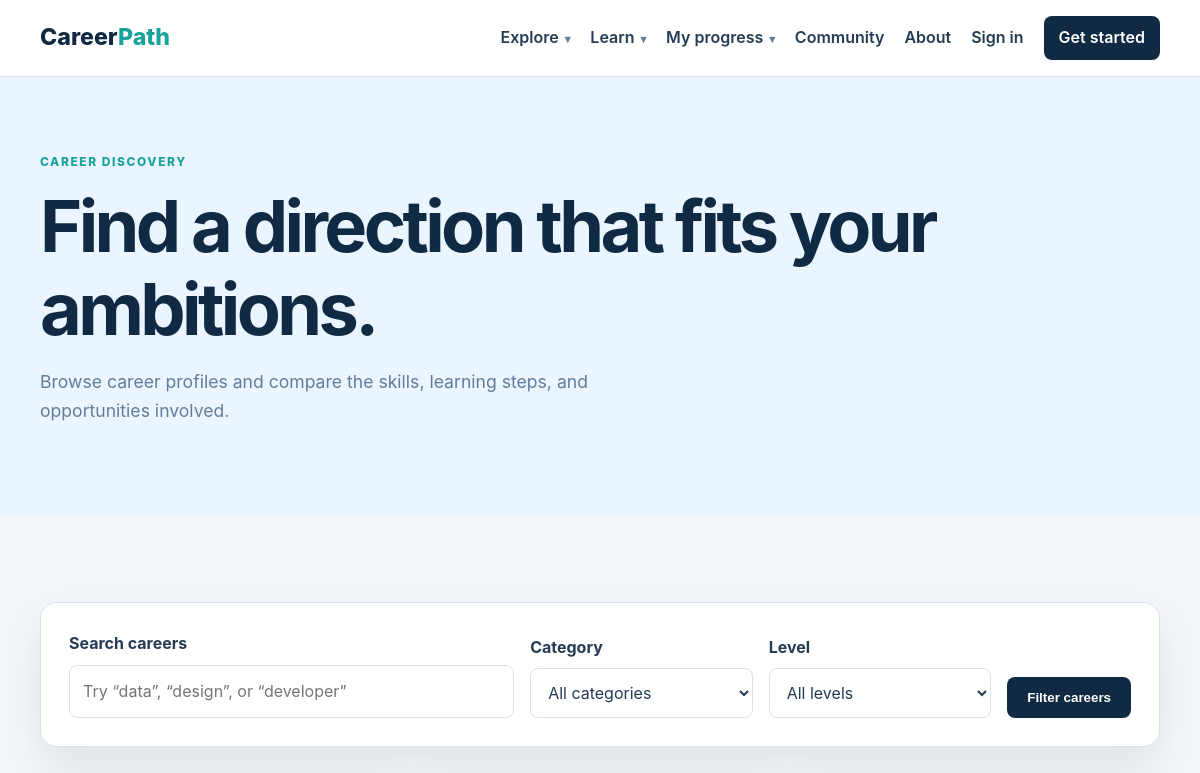
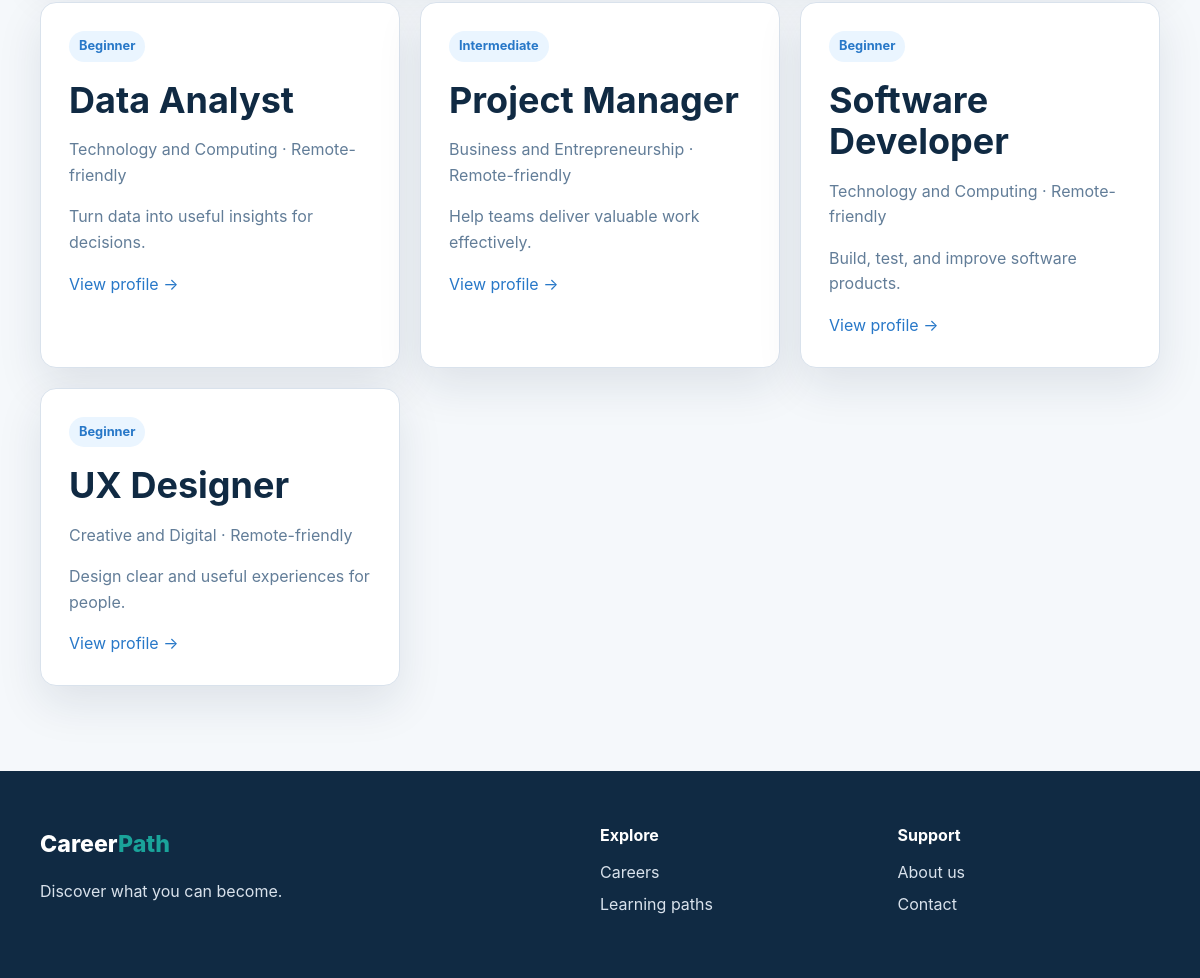
/public/?page=careers, run on the app's committed database (2 pictures, top to bottom).
### tables this page shows
CREATE TABLE careers (id BIGINT UNSIGNED AUTO_INCREMENT PRIMARY KEY, category_id INT UNSIGNED NULL, title VARCHAR(180) NOT NULL, slug VARCHAR(200) NOT NULL UNIQUE, summary TEXT NOT NULL, overview TEXT NOT NULL, level ENUM('beginner','intermediate','advanced') NOT NULL DEFAULT 'beginner', remote_friendly TINYINT(1) NOT NULL DEFAULT 0, created_at TIMESTAMP NOT NULL DEFAULT CURRENT_TIMESTAMP, FOREIGN KEY (category_id) REFERENCES career_categories(id) ON DELETE SET NULL, INDEX (category_id), FULLTEXT KEY career_search (title, summary, overview));

CREATE TABLE career_categories (id INT UNSIGNED AUTO_INCREMENT PRIMARY KEY, name VARCHAR(120) NOT NULL UNIQUE, slug VARCHAR(140) NOT NULL UNIQUE, description TEXT NULL);

### app/core/Helpers.php (called while the page is built, shortened)
<?php
function e(?string $value): string
{
    return htmlspecialchars($value ?? '', ENT_QUOTES | ENT_SUBSTITUTE, 'UTF-8');
}
function url(array $config, string $path = ''): string
{
    return rtrim($config['base_url'], '/') . '/' . ltrim($path, '/');
}
function asset(array $config, string $path): string
{
    return url($config, 'assets/' . ltrim($path, '/'));
}

### app/core/Auth.php (called while the page is built, shortened)
<?php
final class Auth
{
    public static function user(): ?array
    {
        return $_SESSION['user'] ?? null;
    }
    public static function check(): bool
    {
        return self::user() !== null;
    }
}

### app/core/Router.php (called while the page is built, shortened)
<?php
final class Router
{
    public static function page(): string
    {
        $page = (string) ($_GET['page'] ?? 'home');
        return preg_match('/^[a-z0-9-]+$/', $page) ? $page : '404';
    }
}

### public/index.php (the view, shortened to what this page needs)
<?php
$root = dirname(__DIR__);
$config = require $root . '/app/config/config.php';
require $root . '/app/core/Helpers.php';
require $root . '/app/core/Router.php';
require $root . '/app/core/Auth.php';
$page = Router::page();
$dbError = null;
$db = null;
$careers = [];
$engagementErrors = [];
if (in_array($page, ['home', 'register', 'login', 'forgot-password', 'reset-password', 'verify-email', 'dashboard', 'profile', 'admin', 'admin-path', 'users', 'moderation', 'community', 'challenges', 'planner', 'journal', 'transition', 'showcase', 'compare', 'settings', 'logout', 'careers', 'career', 'learning', 'path', 'articles', 'article', 'resources', 'assessment', 'contact'], true)) {
    try {
        $db = Database::connect($config);
    } catch (PDOException $exception) {
        $dbError = 'The database is not configured yet. Import the schema and configure your local database connection.';
    }
}
if (in_array($page, ['careers', 'career'], true) && $db instanceof PDO && $dbError === null) {
    if ($page === 'careers') {
        $search = trim((string) ($_GET['q'] ?? ''));
        $conditions = [];
        $parameters = [];
        $where = $conditions ? 'WHERE ' . implode(' AND ', $conditions) : '';
        $query = $db->prepare("SELECT c.id, c.title, c.slug, c.summary, c.level, c.remote_friendly, cc.name AS category_name FROM careers c LEFT JOIN career_categories cc ON cc.id = c.category_id $where ORDER BY c.title");
        $query->execute($parameters);
        $careers = $query->fetchAll();
    }
}
?>
<!doctype html>
<html lang="en">
<head>
    <link rel="stylesheet" href="<?= e(asset($config, 'css/app.css')) ?>">
</head>
<body>
<header class="site-header">
    <div class="container nav">
        <a class="brand" href="<?= e(url($config)) ?>">Career<span>Path</span></a>
        <nav id="primary-navigation" aria-label="Primary navigation">
            <details class="nav-group">
                <summary>Explore</summary>
            </details>
            <details class="nav-group">
                <summary>Learn</summary>
            </details>
            <details class="nav-group">
                <summary>My progress</summary>
            </details>
            <a href="<?= e(url($config, '?page=community')) ?>">Community</a>
            <a href="<?= e(url($config, '?page=about')) ?>">About</a>
            <?php if (Auth::check()): ?>
                <a class="button button-small" href="<?= e(url($config, '?page=dashboard')) ?>">Dashboard</a>
                <a href="<?= e(url($config, '?page=profile')) ?>">Account</a>
                <?php if ($page === 'admin' || $page === 'users' || ($db instanceof PDO && Auth::isAdministrator($db))): ?><a href="<?= e(url($config, '?page=admin')) ?>">Admin</a><?php endif; ?>
            <?php else: ?>
                <a href="<?= e(url($config, '?page=login')) ?>">Sign in</a>
                <a class="button button-small" href="<?= e(url($config, '?page=register')) ?>">Get started</a>
            <?php endif; ?>
        </nav>
    </div>
</header>
<main>
<?php if ($page === 'home'): ?>
    <section class="hero">
        <div class="container hero-grid">
            <div>
                <p class="eyebrow">Career clarity for the changing world</p>
                <h1>Discover what you can become.</h1>
                <p class="hero-copy">Explore meaningful careers, understand the skills they require, and follow a practical path toward your next opportunity.</p>
                <div class="actions">
                    <a class="button" href="<?= e(url($config, '?page=careers')) ?>">Explore careers</a>
                    <a class="button button-quiet" href="<?= e(url($config, '?page=assessment')) ?>">Discover your potential</a>
                </div>
            </div>
            <div class="hero-card">
                <p class="eyebrow">Your next step</p>
                <h2>Turn curiosity into capability.</h2>
                <p>Start with a career idea, identify the skills that matter, and build evidence through practical projects.</p>
                <div class="progress"><span></span></div>
                <small>Designed for steady, sustainable progress</small>
            </div>
        </div>
    </section>
    <section class="section">
        <div class="container">
            <div class="section-heading"><div><p class="eyebrow">Start exploring</p><h2>Career development with direction</h2></div><a href="<?= e(url($config, '?page=careers')) ?>">View all careers →</a></div>
            <div class="cards three">
                <article class="card"><span class="icon">01</span><h3>Explore careers</h3><p>Understand real responsibilities, skills, tools, and ways to enter different fields.</p></article>
                <article class="card"><span class="icon">02</span><h3>Build practical skills</h3><p>Follow structured learning paths with projects that turn knowledge into proof.</p></article>
                <article class="card"><span class="icon">03</span><h3>Prepare for change</h3><p>Develop adaptable human and technical skills for an AI-assisted workplace.</p></article>
            </div>
        </div>
    </section>
    <section class="section"><div class="container form-wrap"><div class="card"><p class="eyebrow">Stay informed</p><h2>Get useful career guidance.</h2><p>Receive occasional updates about new guides, learning paths, and resources.</p><?php if ($engagementErrors && ($_POST['action'] ?? '') === 'newsletter'): ?><div class="alert error"><ul><?php foreach ($engagementErrors as $error): ?><li><?= e($error) ?></li><?php endforeach; ?></ul></div><?php endif; ?><form class="content-search" method="post" action="<?= e(url($config)) ?>"><input type="hidden" name="_csrf" value="<?= e(CSRF::token()) ?>"><input type="hidden" name="action" value="newsletter"><label for="newsletter-email">Email address</label><input id="newsletter-email" name="email" type="email" value="<?= e($_POST['email'] ?? '') ?>" required><button class="button" type="submit">Subscribe</button></form></div></div></section>
<?php elseif ($page === 'careers'): ?>
    <section class="page-hero"><div class="container"><p class="eyebrow">Career discovery</p><h1>Find a direction that fits your ambitions.</h1><p>Browse career profiles and compare the skills, learning steps, and opportunities involved.</p></div></section>
    <section class="section"><div class="container">
        <?php if ($dbError): ?><div class="alert error"><?= e($dbError) ?></div><?php else: ?>
        <form class="search-panel filters" method="get" action="<?= e(url($config)) ?>">
            <div><label for="career-search">Search careers</label><input id="career-search" name="q" type="search" value="<?= e($search) ?>" placeholder="Try “data”, “design”, or “developer”"></div>
            <div><label for="career-category">Category</label><select id="career-category" name="category"><option value="">All categories</option></select></div>
            <div><label for="career-level">Level</label><select id="career-level" name="level"><option value="">All levels</option></select></div>
            <button class="button" type="submit">Filter careers</button>
        </form>
        <?php if (!$careers): ?><div class="empty-state"><h2>No careers found</h2><p>Try a broader search or remove one of the filters.</p></div><?php else: ?><div class="cards three"><?php foreach ($careers as $item): ?><article class="card"><span class="tag"><?= e(ucfirst($item['level'])) ?></span><h2><?= e($item['title']) ?></h2><p class="muted"><?= e($item['category_name'] ?? 'Career') ?><?= $item['remote_friendly'] ? ' · Remote-friendly' : '' ?></p><p><?= e($item['summary']) ?></p><a href="<?= e(url($config, '?page=career&slug=' . rawurlencode($item['slug']))) ?>">View profile →</a></article><?php endforeach; ?></div><?php endif; ?>
        <?php endif; ?>
    </div></section>
<?php elseif ($page === 'about'): ?>
    <section class="page-hero"><div class="container"><p class="eyebrow">About CareerPath</p><h1>Practical guidance for lifelong growth.</h1><p>CareerPath is designed to help people make informed decisions, build relevant skills, and adapt with confidence.</p></div></section>
<?php else: ?>
    <section class="page-hero"><div class="container"><p class="eyebrow">404</p><h1>That page is not available.</h1><p>Return home and continue exploring.</p><a class="button" href="<?= e(url($config)) ?>">Return home</a></div></section>
<?php endif; ?>
</main>
<footer class="site-footer"><div class="container footer-grid"><div><a class="brand" href="<?= e(url($config)) ?>">Career<span>Path</span></a><p>Discover what you can become.</p></div><div><h2>Explore</h2><a href="<?= e(url($config, '?page=careers')) ?>">Careers</a><a href="<?= e(url($config, '?page=learning')) ?>">Learning paths</a></div><div><h2>Support</h2><a href="<?= e(url($config, '?page=about')) ?>">About us</a><a href="<?= e(url($config, '?page=contact')) ?>">Contact</a></div></div></footer>
</body>
</html>

### public/assets/css/app.css (style rules this page uses)
:root { --navy:#102a43;--blue:#2878c8;--teal:#1aa39a;--ink:#243b53;--muted:#627d98;--bg:#f5f8fb;--white:#fff;--line:#d9e2ec;--shadow:0 18px 45px rgba(16,42,67,.10) }
* { box-sizing:border-box }
html { scroll-behavior:smooth }
body { margin:0;color:var(--ink);font:16px/1.6 Inter,Segoe UI,Arial,sans-serif;background:var(--bg) }
a { color:var(--blue);text-decoration:none }
.container { width:min(1120px,calc(100% - 40px));margin:auto }
.site-header { background:var(--white);border-bottom:1px solid var(--line);position:sticky;top:0;z-index:5 }
.nav { min-height:76px;display:flex;align-items:center;justify-content:space-between;gap:24px }
.brand { font-size:1.45rem;font-weight:800;color:var(--navy);flex:0 0 auto }
.brand span { color:var(--teal) }
nav { display:flex;align-items:center;justify-content:flex-end;gap:12px 20px;flex:1 1 auto;min-width:0;flex-wrap:wrap }
nav a { color:var(--ink);font-weight:600;white-space:nowrap }
h1,h2,h3 { line-height:1.15;color:var(--navy);margin:0 0 16px }
h1 { font-size:clamp(2.5rem,6vw,4.7rem);letter-spacing:-.05em }
h2 { font-size:clamp(1.7rem,3vw,2.5rem) }
.eyebrow { text-transform:uppercase;letter-spacing:.13em;font-size:.75rem;font-weight:800;color:var(--teal);margin:0 0 14px }
.button { display:inline-block;background:var(--navy);color:var(--white);border:0;border-radius:8px;padding:13px 20px;font-weight:700;cursor:pointer }
.button-small { padding:9px 15px }
.hero-card,.card,.search-panel { background:var(--white);border:1px solid var(--line);border-radius:16px;padding:28px;box-shadow:var(--shadow) }
.section { padding:85px 0 }
.cards { display:grid;gap:20px }
.cards.three { grid-template-columns:repeat(3,1fr) }
.card p { color:var(--muted) }
.tag { display:inline-block;background:#eaf5ff;color:var(--blue);padding:5px 10px;border-radius:99px;font-size:.8rem;font-weight:700;margin-bottom:18px }
.page-hero { padding:75px 0;background:#eaf5ff }
.page-hero p:not(.eyebrow) { max-width:650px;color:var(--muted);font-size:1.1rem }
.search-panel { margin-bottom:28px }
.search-panel label { display:block;font-weight:700;margin-bottom:8px }
input { width:100%;border:1px solid var(--line);border-radius:8px;padding:13px;font:inherit }
.site-footer { background:var(--navy);color:#d9e2ec;padding:55px 0 }
.site-footer .brand { color:var(--white) }
.footer-grid { display:grid;grid-template-columns:2fr 1fr 1fr;gap:35px }
.site-footer h2 { color:var(--white);font-size:1rem }
.site-footer a:not(.brand) { display:block;color:#d9e2ec;margin:6px 0 }
.form-card label,.filters label { font-weight:700;margin-top:8px }
.filters { display:grid;grid-template-columns:2fr 1fr 1fr auto;align-items:end;gap:16px }
.filters label { display:block;margin:0 0 8px }
select { width:100%;border:1px solid var(--line);border-radius:8px;padding:13px;background:var(--white);font:inherit;color:var(--ink) }
.muted { color:var(--muted)!important }
.nav { position:relative }
.nav #primary-navigation { display:flex;align-items:center;justify-content:flex-end;gap:12px 20px;flex:1 1 auto;min-width:0;flex-wrap:wrap }
.nav #primary-navigation>a,.nav-group summary { color:var(--ink);font-weight:600;white-space:nowrap }
.nav #primary-navigation>a.button { color:var(--white) }
.nav-group { position:relative }
.nav-group summary { cursor:pointer;list-style:none;padding:8px 0 }
.nav-group summary::after { content:"▾";font-size:.7em;margin-left:6px;color:var(--muted) }

### data on the page
careers: level "Beginner", title "Data Analyst", category.name "Technology and Computing", remote_friendly "· Remote-friendly", summary "Turn data into useful insights for decisions."
careers: level "Intermediate", title "Project Manager", category.name "Business and Entrepreneurship", remote_friendly "· Remote-friendly", summary "Help teams deliver valuable work effectively."
careers: level "Beginner", title "Software Developer", category.name "Technology and Computing", remote_friendly "· Remote-friendly", summary "Build, test, and improve software products."
careers: level "Beginner", title "UX Designer", category.name "Creative and Digital", remote_friendly "· Remote-friendly", summary "Design clear and useful experiences for people."
